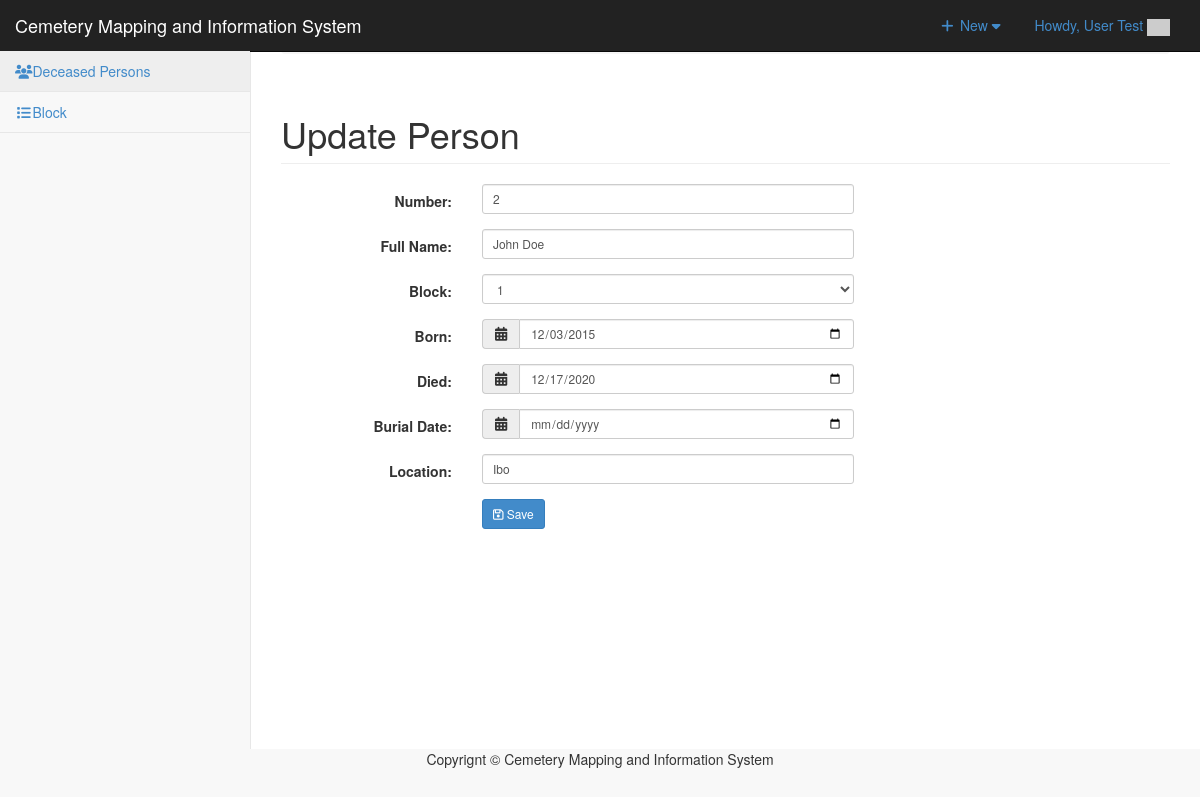
Screenshot of /admin/person/index.php?view=edit&id=9893 (signed in) with the database file from the repository.
### tables this page shows
CREATE TABLE `tblpeople` (
  `PEOPLEID` int(11) NOT NULL,
  `FNAME` varchar(100) NOT NULL,
  `GRAVENO` int(11) NOT NULL,
  `BORNDATE` date NOT NULL,
  `DIEDDATE` date NOT NULL,
  `CATEGORIES` enum('1','2','3') NOT NULL,
  `LOCATION` enum('Poog','Luray','Dumlog','Canlumampao','Ibo','Carmen','Sangi') NOT NULL,
  `BURIALDATE` date NOT NULL
);

### admin/person/index.php (called while the page is built, shortened)
<?php
require_once ("../theme/templates.php");
?>

### include/database.php (called while the page is built, shortened)
<?php
class Database {
	var $sql_string = '';
	private $conn;
	public function open_connection() {
		$this->conn = mysqli_connect(server,user,pass);
		if(!$this->conn){
			echo "Problem in database connection! Contact administrator!";
			exit();
		}else{
			$db_select = mysqli_select_db($this->conn,database_name);
		}
	}
	function setQuery($sql='') {
		$this->sql_string=$sql;
	}
	function executeQuery() {
		$result = mysqli_query($this->conn,$this->sql_string);
		return $result;
	}
	private function confirm_query($result) {
		return $result;
	}
	function loadResultList( $key='' ) {
		$cur = $this->executeQuery();
		$array = array();
		while ($row = mysqli_fetch_object($cur)) {
			if ($key) {
				$array[$row->$key] = $row;
			} else {
				$array[] = $row;
			}
		}
		return $array;
	}
	function loadSingleResult() {
		$cur = $this->executeQuery();
		while ($row = mysqli_fetch_object($cur)) {
		return $data = $row;
		}
	}
}
$mydb = new Database();
?>

### include/people.php (called while the page is built, shortened)
<?php
require_once(LIB_PATH.DS.'database.php');
class Person {
	protected static  $tblname = "tblpeople";
	function single_people($id=""){
			global $mydb;
			$mydb->setQuery("SELECT * FROM ".self::$tblname."
				Where PEOPLEID= {$id} LIMIT 1");
			$cur = $mydb->loadSingleResult();
			return $cur;
	}
}
?>

### admin/person/edit.php (the view, shortened to what this page needs)
<?php
  $peopleid = $_GET['id'];
  $person = New Person();
  $p = $person->single_people($peopleid);
?>
        <div class="row">
         <div class="col-lg-12">
            <h1 class="page-header">Update Person</h1>
          </div>
       </div>
       <form class="form-horizontal span6" action="controller.php?action=edit" method="POST"  />
                <div class="row">
                   <div class="form-group">
                    <div class="col-md-8">
                      <label class="col-md-4 control-label" for=
                      "GRAVENO">Number:</label>
                      <div class="col-md-8">
                            <input class="form-control input-sm" id="GRAVENO" name="GRAVENO" placeholder=
                            "Grave Number" type="text" value="<?php echo $p->GRAVENO ?>">
                      </div>
                    </div>
                  </div>
                 <div class="form-group">
                    <div class="col-md-8">
                      <label class="col-md-4 control-label" for=
                      "FNAME">Full Name:</label>
                      <div class="col-md-8">
                            <input class="form-control input-sm" id="FNAME" name="FNAME" placeholder=
                            "Full Name" type="text" value="<?php echo $p->FNAME ?>">
                      </div>
                    </div>
                  </div>
                  <div class="form-group">
                    <div class="col-md-8">
                      <label class="col-md-4 control-label" for=
                      "CATEGORIES">Block:</label>
                      <div class="col-md-8">
                       <select class="form-control input-sm" name="CATEGORIES" id="CATEGORIES">
                            <?php
                           $mydb->setQuery("SELECT * FROM `tblcategory` where CATEGORIES = '".$p->CATEGORIES."'");
                          $cur = $mydb->loadResultList();
                        foreach ($cur as $result) {
                          echo  '<option SELECTED  value='.$result->CATEGORIES.' >'.$result->CATEGORIES.'</option>';
                          }
                          ?>
                        </select>
                      </div>
                    </div>
                  </div>
              <div class="form-group">
                    <div class="col-md-8">
                      <label class="col-md-4 control-label" for=
                      "BORNDATE">Born:</label>
                      <div class="col-md-8">
                       <div class="input-group" id="">
                          <div class="input-group-addon">
                            <i class="fa fa-calendar"></i>
                          </div>
                          <input name="BORNDATE"  value="<?php echo $p->BORNDATE ?>" type="date" class="form-control input-sm datemask2">
                        </div>
                      </div>
                    </div>
                  </div>
                   <div class="form-group">
                    <div class="col-md-8">
                      <label class="col-md-4 control-label" for=
                      "DIEDDATE">Died:</label>
                      <div class="col-md-8">
                       <div class="input-group" id="">
                          <div class="input-group-addon">
                            <i class="fa fa-calendar"></i>
                          </div>
                          <input name="DIEDDATE"  value="<?php echo $p->DIEDDATE ?>" type="date" class="form-control input-sm datemask2">
                        </div>
                      </div>
                    </div>
                  </div>
                  <div class="form-group">
                    <div class="col-md-8">
                      <label class="col-md-4 control-label" for=
                      "BURIALDATE">Burial Date:</label>
                      <div class="col-md-8">
                       <div class="input-group" id="">
                          <div class="input-group-addon">
                            <i class="fa fa-calendar"></i>
                          </div>
                          <input name="BURIALDATE"  value="<?php echo $p->BURIALDATE ?>" type="date" class="form-control input-sm datemask2">
                        </div>
                      </div>
                    </div>
                  </div>
                   <div class="form-group">
                    <div class="col-md-8">
                      <label class="col-md-4 control-label" for=
                      "LOCATION">Location:</label>
                      <div class="col-md-8">
                        <input class="form-control input-sm" id="LOCATION" name="LOCATION" placeholder=
                            "Location" type="text" value="<?php echo $p->LOCATION ?>">
                      </div>
                    </div>
                  </div>
             <div class="form-group">
                    <div class="col-md-8">
                      <label class="col-md-4 control-label" for=
                      "idno"></label>
                      <div class="col-md-8">
                               <button class="btn  btn-primary btn-sm" name="save" type="submit" ><span class="fa fa-save fw-fa"></span> Save</button>
                  </div>
                    </div>
                  </div>
            </div>

### admin/css/sb-admin-2.css (style rules this page uses)
body { background-color: #f8f8f8; }

### rows the page displays
tblpeople: GRAVENO "2", FNAME "John Doe", BORNDATE "12/03/2015", DIEDDATE "12/17/2020", LOCATION "Ibo"

### other values shown
$_SESSION['U_NAME'] "User Test"
form field CATEGORIES "1"
